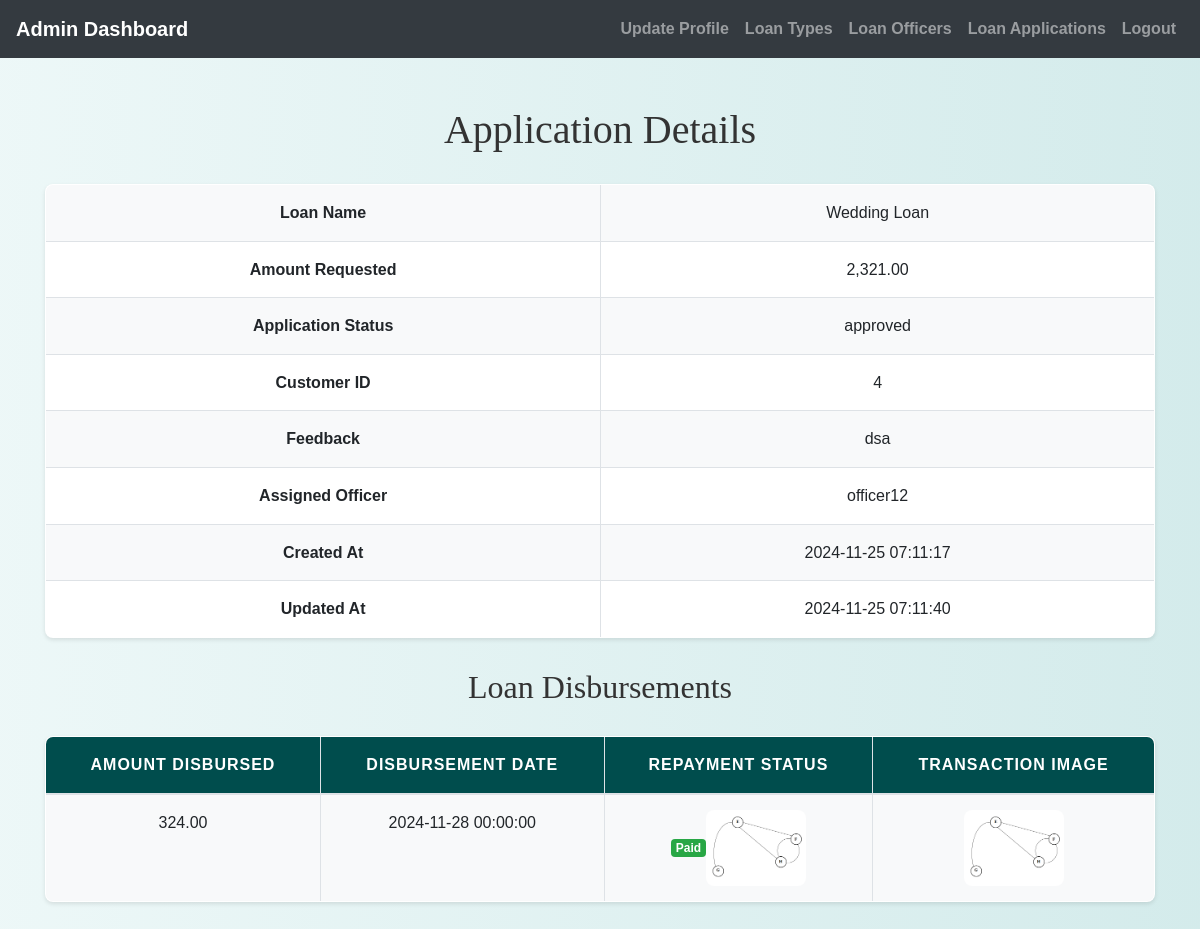
The app's page /admin/view_application_details.php?application_id=2 (signed in) with its own data.
### tables this page shows
CREATE TABLE `loan_applications` (
  `application_id` int(11) NOT NULL,
  `customer_id` int(11) NOT NULL,
  `loan_type_id` int(11) NOT NULL,
  `amount_requested` decimal(10,2) NOT NULL,
  `duration_months` int(11) NOT NULL,
  `application_status` enum('pending','approved','rejected') DEFAULT 'pending',
  `feedback` text DEFAULT NULL,
  `assigned_officer_id` int(11) DEFAULT NULL,
  `created_at` timestamp NOT NULL DEFAULT current_timestamp(),
  `updated_at` timestamp NOT NULL DEFAULT current_timestamp() ON UPDATE current_timestamp()
);

CREATE TABLE `loan_types` (
  `loan_type_id` int(11) NOT NULL,
  `loan_name` varchar(255) NOT NULL,
  `description` text NOT NULL,
  `interest_rate` decimal(5,2) NOT NULL,
  `repayment_terms` int(11) NOT NULL,
  `max_amount` decimal(15,2) NOT NULL,
  `created_at` timestamp NOT NULL DEFAULT current_timestamp(),
  `updated_at` timestamp NOT NULL DEFAULT current_timestamp() ON UPDATE current_timestamp()
);

CREATE TABLE `loanofficers` (
  `id` int(11) NOT NULL,
  `username` varchar(100) NOT NULL,
  `password` varchar(255) NOT NULL,
  `email` varchar(150) NOT NULL,
  `phone_number` varchar(15) NOT NULL,
  `created_at` datetime NOT NULL,
  `updated_at` datetime NOT NULL
);

CREATE TABLE `loan_disbursements` (
  `disbursement_id` int(11) NOT NULL,
  `application_id` int(11) DEFAULT NULL,
  `amount_disbursed` decimal(15,2) DEFAULT NULL,
  `disbursement_date` date DEFAULT NULL,
  `repayment_status` enum('active','closed','overdue') NOT NULL,
  `transaction_image` varchar(255) DEFAULT NULL,
  `created_at` timestamp NOT NULL DEFAULT current_timestamp(),
  `updated_at` timestamp NOT NULL DEFAULT current_timestamp() ON UPDATE current_timestamp()
);

### admin/view_application_details.php (the view, shortened to what this page needs)
<?php
include('../config.php');
if (isset($_GET['application_id'])) {
    $application_id = $_GET['application_id'];
    $sql_application = "SELECT la.application_id, lt.loan_name, la.amount_requested, la.application_status, la.customer_id,
                                la.feedback, la.assigned_officer_id, la.created_at, la.updated_at
                        FROM loan_applications la
                        JOIN loan_types lt ON la.loan_type_id = lt.loan_type_id
                        WHERE la.application_id = ?";
    $stmt_app = $conn->prepare($sql_application);
    $stmt_app->bind_param("i", $application_id);
    $stmt_app->execute();
    $stmt_app->store_result();
    $stmt_app->bind_result($application_id, $loan_name, $amount_requested, $application_status, $customer_id, $feedback, $assigned_officer_id, $created_at, $updated_at);
    $sql_disbursements = "SELECT ld.disbursement_id, ld.amount_disbursed, ld.disbursement_date, ld.repayment_status, ld.transaction_image
                          FROM loan_disbursements ld
                          WHERE ld.application_id = ?";
    $stmt_disb = $conn->prepare($sql_disbursements);
    $stmt_disb->bind_param("i", $application_id);
    $stmt_disb->execute();
    $stmt_disb->store_result();
    $stmt_disb->bind_result($disbursement_id, $amount_disbursed, $disbursement_date, $repayment_status, $transaction_image);
}
?>
<!DOCTYPE html>
<html lang="en">
<head>
    <link rel="stylesheet" href="https://maxcdn.bootstrapcdn.com/bootstrap/4.5.2/css/bootstrap.min.css">
    <link rel="stylesheet" href="../css/style.css">
</head>
<body>
    <?php include('admin_navbar.php'); ?>
    <div class="container mt-5">
        <h1>Application Details</h1>
        <table class="table table-bordered">
            <tr>
                <th>Loan Name</th>
                <td><?php echo htmlspecialchars($loan_name); ?></td>
            </tr>
            <tr>
                <th>Amount Requested</th>
                <td><?php echo number_format($amount_requested, 2); ?></td>
            </tr>
            <tr>
                <th>Application Status</th>
                <td><?php echo htmlspecialchars($application_status); ?></td>
            </tr>
            <tr>
                <th>Customer ID</th>
                <td><?php echo $customer_id; ?></td>
            </tr>
            <tr>
                <th>Feedback</th>
                <td><?php echo $feedback ? htmlspecialchars($feedback) : 'No feedback'; ?></td>
            </tr>
            <tr>
                <th>Assigned Officer</th>
                <td>
                    <?php
                    if ($assigned_officer_id) {
                        $sql_officer = "SELECT username FROM loanofficers WHERE id = ?";
                        $stmt_officer = $conn->prepare($sql_officer);
                        $stmt_officer->bind_param("i", $assigned_officer_id);
                        $stmt_officer->execute();
                        $stmt_officer->bind_result($officer_name);
                        echo $officer_name;
                    } else {
                        echo "Not assigned yet";
                    }
                    ?>
                </td>
            </tr>
            <tr>
                <th>Created At</th>
                <td><?php echo date("Y-m-d H:i:s", strtotime($created_at)); ?></td>
            </tr>
            <tr>
                <th>Updated At</th>
                <td><?php echo date("Y-m-d H:i:s", strtotime($updated_at)); ?></td>
            </tr>
        </table>
        <h2>Loan Disbursements</h2>
        <?php if ($stmt_disb->num_rows == 0) { ?>
            <div class="alert alert-info">No loan disbursements found for this application.</div>
        <?php } else { ?>
            <table class="table table-bordered">
                <thead>
                    <tr>
                        <th>Amount Disbursed</th>
                        <th>Disbursement Date</th>
                        <th>Repayment Status</th>
                        <th>Transaction Image</th>
                    </tr>
                </thead>
                <tbody>
                    <?php while ($stmt_disb->fetch()) { ?>
                        <tr>
                            <td><?php echo number_format($amount_disbursed, 2); ?></td>
                            <td><?php echo date("Y-m-d H:i:s", strtotime($disbursement_date)); ?></td>
                            <td>
                                <?php
                                if ($repayment_status == 'active') {
                                    echo '<span class="badge badge-warning">Active</span>';
                                } elseif ($repayment_status == 'closed') {
                                    echo '<span class="badge badge-success">Paid</span>';
                                    if ($transaction_image) {
                                        echo '<a href="../' . htmlspecialchars($transaction_image) . '" target="_blank"><img src="../' . htmlspecialchars($transaction_image) . '" alt="Transaction Image" width="100"></a>';
                                    }
                                } elseif ($repayment_status == 'overdue') {
                                    echo '<span class="badge badge-danger">Overdue</span>';
                                }
                                ?>
                            </td>
                            <td>
                                <?php
                                if ($transaction_image) {
                                    echo '<a href="../' . htmlspecialchars($transaction_image) . '" target="_blank"><img src="../' . htmlspecialchars($transaction_image) . '" alt="Transaction Image" width="100"></a>';
                                }
                                ?>
                            </td>
                        </tr>
                    <?php } ?>
                </tbody>
            </table>
        <?php } ?>
    </div>
</body>
</html>

### css/style.css (style rules this page uses)
body { background: linear-gradient(90deg, rgba(233, 246, 246, 0.831), rgba(207, 233, 233, 0.9)); font-family: 'Arial', sans-serif; color: #333; line-height: 1.6; }
h1, h2, h3, h4 { text-align: center; margin-top: 30px; margin-bottom: 30px; font-family: 'Georgia', serif; }
.container { margin-bottom: 40px; }
.table { width: 100%; border-collapse: collapse; margin-top: 20px; font-size: 16px; background-color: #ffffff; border-radius: 8px; overflow: hidden; box-shadow: 0 2px 4px rgba(0, 0, 0, 0.1); }
.table th, .table td { padding: 15px; border: 1px solid #dee2e6; text-align: center; }
.table thead th { background-color: #004d4d; color: white; font-weight: bold; text-transform: uppercase; letter-spacing: 1px; }
.table tbody tr:nth-child(odd) { background-color: #f8f9fa; }
.table img { max-width: 100px; max-height: 100px; border-radius: 8px; }
a { color: #006666; text-decoration: none; font-weight: bold; }

### records on screen
loan_applications: loan_type.loan_name "Wedding Loan", amount_requested "2,321.00", application_status "approved", customer "4", feedback "dsa", created_at "2024-11-25 07:11:17", updated_at "2024-11-25 07:11:40"
loanofficers: username "officer12"
loan_disbursements: amount_disbursed "324.00", disbursement_date "2024-11-28 00:00:00", transaction_image (picture)
